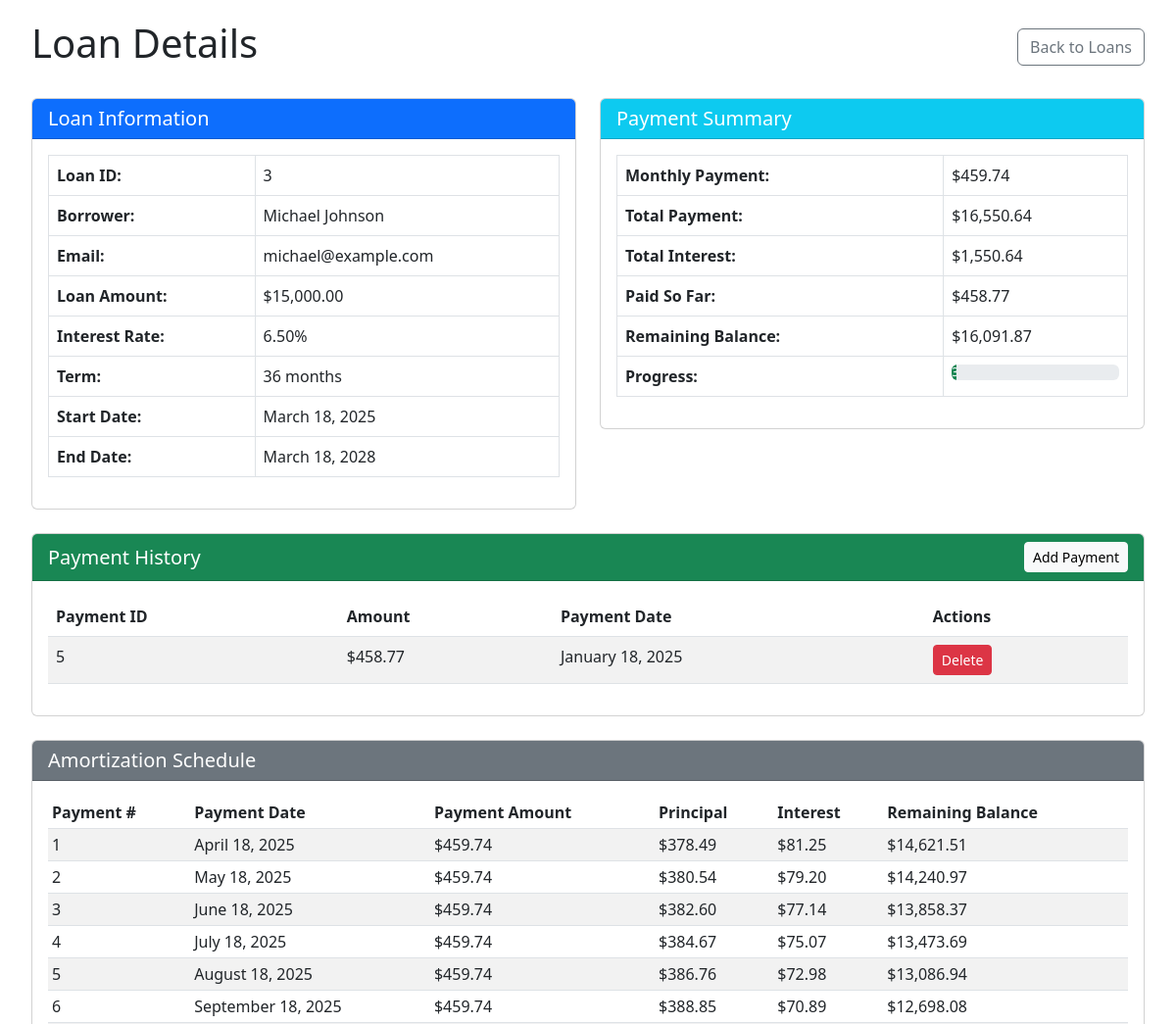
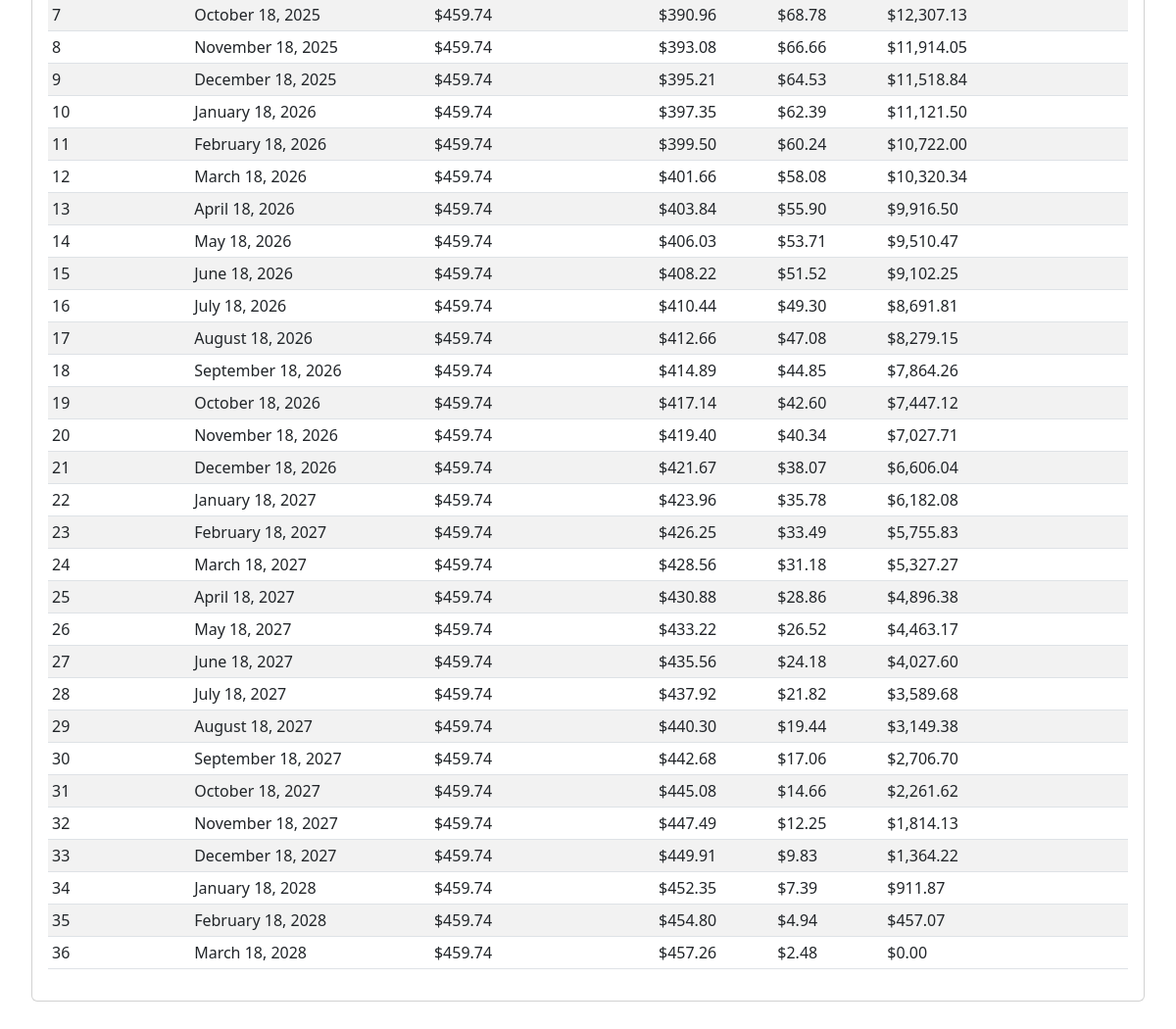
Screenshot of /view_loan.php?id=3 with the database file from the repository (2 pictures, top to bottom).
### tables this page shows
CREATE TABLE IF NOT EXISTS loans (
    id INT AUTO_INCREMENT PRIMARY KEY,
    user_id INT NOT NULL,
    amount DECIMAL(10, 2) NOT NULL,
    interest_rate DECIMAL(5, 2) NOT NULL,
    term_months INT NOT NULL,
    created_at DATETIME NOT NULL,
    updated_at DATETIME NOT NULL,
    FOREIGN KEY (user_id) REFERENCES users(id)
);

CREATE TABLE IF NOT EXISTS users (
    id INT AUTO_INCREMENT PRIMARY KEY,
    name VARCHAR(100) NOT NULL,
    email VARCHAR(100) NOT NULL UNIQUE,
    phone VARCHAR(20),
    address TEXT,
    created_at DATETIME NOT NULL,
    updated_at DATETIME NOT NULL
);

CREATE TABLE IF NOT EXISTS payments (
    id INT AUTO_INCREMENT PRIMARY KEY,
    loan_id INT NOT NULL,
    amount DECIMAL(10, 2) NOT NULL,
    payment_date DATE NOT NULL,
    created_at DATETIME NOT NULL,
    FOREIGN KEY (loan_id) REFERENCES loans(id) ON DELETE CASCADE
);

### Service/LoanService.php (called while the page is built, shortened)
<?php
class LoanService {
    private $loanRepository;
    public function __construct(LoanRepository $loanRepository) {
        $this->loanRepository = $loanRepository;
    }
    public function getLoanById(int $loanId) {
        $loanData = $this->loanRepository->getLoanById($loanId);
        return Loan::fromArray($loanData);
    }
    public function calculateMonthlyPayment(float $amount, float $interestRate, int $termMonths) {
        $monthlyInterestRate = $interestRate / 12 / 100;
        $monthlyPayment = ($monthlyInterestRate * $amount) /
                          (1 - pow(1 + $monthlyInterestRate, -$termMonths));
        return round($monthlyPayment, 2);
    }
    public function calculateTotalRepayment(float $amount, float $interestRate, int $termMonths) {
        $monthlyPayment = $this->calculateMonthlyPayment($amount, $interestRate, $termMonths);
        $totalRepayment = $monthlyPayment * $termMonths;
        return round($totalRepayment, 2);
    }
    public function calculateTotalInterest(float $amount, float $interestRate, int $termMonths) {
        $totalRepayment = $this->calculateTotalRepayment($amount, $interestRate, $termMonths);
        $totalInterest = $totalRepayment - $amount;
        return round($totalInterest, 2);
    }
}

### Repository/LoanRepository.php (called while the page is built, shortened)
<?php
class LoanRepository {
    private $db;
    public function __construct(PDO $db) {
        $this->db = $db;
    }
    public function getLoanById(int $loanId) {
        $stmt = $this->db->prepare("SELECT * FROM loans WHERE id = ?");
        $stmt->execute([$loanId]);
        $loan = $stmt->fetch(PDO::FETCH_ASSOC);
        return $loan ?: null;
    }
}

### Model/Loan.php (called while the page is built, shortened)
<?php
class Loan {
    private $id;
    private $amount;
    private $interestRate;
    private $termMonths;
    private $createdAt;
    public static function fromArray(array $data): Loan {
        $loan = new self();
        $loan->id = $data['id'] ?? null;
        $loan->userId = $data['user_id'] ?? null;
        $loan->amount = $data['amount'] ?? null;
        $loan->interestRate = $data['interest_rate'] ?? null;
        $loan->termMonths = $data['term_months'] ?? null;
        $loan->createdAt = $data['created_at'] ?? null;
        $loan->updatedAt = $data['updated_at'] ?? null;
        return $loan;
    }
    public function getId() {
        return $this->id;
    }
    public function getAmount() {
        return $this->amount;
    }
    public function getInterestRate() {
        return $this->interestRate;
    }
    public function getTermMonths() {
        return $this->termMonths;
    }
    public function getCreatedAt() {
        return $this->createdAt;
    }
}

### view_loan.php (the view, shortened to what this page needs)
<?php
spl_autoload_register(function ($class) {
    $prefix = 'Loan\\';
    $base_dir = __DIR__ . '/';
    $len = strlen($prefix);
    $relative_class = substr($class, $len);
    $file = $base_dir . str_replace('\\', '/', $relative_class) . '.php';
});
$loanId = (int)$_GET['id'];
try {
    $db = Database::getConnection();
    $loanRepository = new LoanRepository($db);
    $loanService = new LoanService($loanRepository);
    $loan = $loanService->getLoanById($loanId);
    $stmt = $db->prepare("SELECT * FROM users WHERE id = ?");
    $stmt->execute([$loan->getUserId()]);
    $user = $stmt->fetch(PDO::FETCH_ASSOC);
    $monthlyPayment = $loanService->calculateMonthlyPayment(
        $loan->getAmount(),
        $loan->getInterestRate(),
        $loan->getTermMonths()
    );
    $totalPayment = $loanService->calculateTotalRepayment(
        $loan->getAmount(),
        $loan->getInterestRate(),
        $loan->getTermMonths()
    );
    $totalInterest = $loanService->calculateTotalInterest(
        $loan->getAmount(),
        $loan->getInterestRate(),
        $loan->getTermMonths()
    );
    $stmt = $db->prepare("SELECT * FROM payments WHERE loan_id = ? ORDER BY payment_date DESC");
    $stmt->execute([$loanId]);
    $payments = $stmt->fetchAll(PDO::FETCH_ASSOC);
    $totalPaid = 0;
    foreach ($payments as $payment) {
        $totalPaid += $payment['amount'];
    }
    $remainingBalance = $totalPayment - $totalPaid;
} catch (PDOException $e) {
    $error = "Database error: " . $e->getMessage();
}
?>
<!DOCTYPE html>
<html lang="en">
<head>
    <link href="https://cdn.jsdelivr.net/npm/bootstrap@5.3.0-alpha1/dist/css/bootstrap.min.css" rel="stylesheet">
</head>
<body>
    <div class="container">
        <div class="d-flex justify-content-between align-items-center mb-4">
            <h1>Loan Details</h1>
            <a href="index.php" class="btn btn-outline-secondary">Back to Loans</a>
        </div>
        <?php if (isset($error)): ?>
            <div class="alert alert-danger">
                <?php echo $error; ?>
            </div>
        <?php else: ?>
            <div class="row">
                <div class="col-md-6">
                    <div class="card mb-4">
                        <div class="card-header bg-primary text-white">
                            <h5 class="mb-0">Loan Information</h5>
                        </div>
                        <div class="card-body">
                            <table class="table table-bordered">
                                <tr>
                                    <th>Loan ID:</th>
                                    <td><?php echo $loan->getId(); ?></td>
                                </tr>
                                <tr>
                                    <th>Borrower:</th>
                                    <td><?php echo htmlspecialchars($user['name']); ?></td>
                                </tr>
                                <tr>
                                    <th>Email:</th>
                                    <td><?php echo htmlspecialchars($user['email']); ?></td>
                                </tr>
                                <tr>
                                    <th>Loan Amount:</th>
                                    <td>$<?php echo number_format($loan->getAmount(), 2); ?></td>
                                </tr>
                                <tr>
                                    <th>Interest Rate:</th>
                                    <td><?php echo $loan->getInterestRate(); ?>%</td>
                                </tr>
                                <tr>
                                    <th>Term:</th>
                                    <td><?php echo $loan->getTermMonths(); ?> months</td>
                                </tr>
                                <tr>
                                    <th>Start Date:</th>
                                    <td><?php echo date('F j, Y', strtotime($loan->getCreatedAt())); ?></td>
                                </tr>
                                <tr>
                                    <th>End Date:</th>
                                    <td><?php echo date('F j, Y', strtotime($loan->getCreatedAt() . " + " . $loan->getTermMonths() . " months")); ?></td>
                                </tr>
                            </table>
                        </div>
                    </div>
                </div>
                <div class="col-md-6">
                    <div class="card mb-4">
                        <div class="card-header bg-info text-white">
                            <h5 class="mb-0">Payment Summary</h5>
                        </div>
                        <div class="card-body">
                            <table class="table table-bordered">
                                <tr>
                                    <th>Monthly Payment:</th>
                                    <td>$<?php echo number_format($monthlyPayment, 2); ?></td>
                                </tr>
                                <tr>
                                    <th>Total Payment:</th>
                                    <td>$<?php echo number_format($totalPayment, 2); ?></td>
                                </tr>
                                <tr>
                                    <th>Total Interest:</th>
                                    <td>$<?php echo number_format($totalInterest, 2); ?></td>
                                </tr>
                                <tr>
                                    <th>Paid So Far:</th>
                                    <td>$<?php echo number_format($totalPaid, 2); ?></td>
                                </tr>
                                <tr>
                                    <th>Remaining Balance:</th>
                                    <td>$<?php echo number_format($remainingBalance, 2); ?></td>
                                </tr>
                                <tr>
                                    <th>Progress:</th>
                                    <td>
                                        <div class="progress">
                                            <div class="progress-bar bg-success" role="progressbar"
                                                 style="width: <?php echo ($totalPaid / $totalPayment) * 100; ?>%"
                                                 aria-valuenow="<?php echo ($totalPaid / $totalPayment) * 100; ?>"
                                                 aria-valuemin="0" aria-valuemax="100">
                                            </div>
                                        </div>
                                    </td>
                                </tr>
                            </table>
                        </div>
                    </div>
                </div>
            </div>
            <div class="card mb-4">
                <div class="card-header bg-success text-white d-flex justify-content-between align-items-center">
                    <h5 class="mb-0">Payment History</h5>
                    <button type="button" class="btn btn-light btn-sm" data-bs-toggle="modal" data-bs-target="#addPaymentModal">
                        Add Payment
                    </button>
                </div>
                <div class="card-body">
                    <?php if (count($payments) > 0): ?>
                        <table class="table table-striped table-hover">
                            <thead>
                                <tr>
                                    <th>Payment ID</th>
                                    <th>Amount</th>
                                    <th>Payment Date</th>
                                    <th>Actions</th>
                                </tr>
                            </thead>
                            <tbody>
                                <?php foreach ($payments as $payment): ?>
                                    <tr>
                                        <td><?php echo $payment['id']; ?></td>
                                        <td>$<?php echo number_format($payment['amount'], 2); ?></td>
                                        <td><?php echo date('F j, Y', strtotime($payment['payment_date'])); ?></td>
                                        <td>
                                            <form method="post" style="display: inline;">
                                                <button type="submit" class="btn btn-sm btn-danger" onclick="return confirm('Are you sure you want to delete this payment?')">Delete</button>
                                            </form>
                                        </td>
                                    </tr>
                                <?php endforeach; ?>
                            </tbody>
                        </table>
                    <?php else: ?>
                        <p class="text-center">No payment history available.</p>
                    <?php endif; ?>
                </div>
            </div>
            <div class="card mb-4">
                <div class="card-header bg-secondary text-white">
                    <h5 class="mb-0">Amortization Schedule</h5>
                </div>
                <div class="card-body">
                    <table class="table table-striped table-hover table-sm">
                        <thead>
                            <tr>
                                <th>Payment #</th>
                                <th>Payment Date</th>
                                <th>Payment Amount</th>
                                <th>Principal</th>
                                <th>Interest</th>
                                <th>Remaining Balance</th>
                            </tr>
                        </thead>
                        <tbody>
                            <?php
                            $balance = $loan->getAmount();
                            $monthlyInterestRate = $loan->getInterestRate() / 12 / 100;
                            $startDate = new DateTime($loan->getCreatedAt());
                            for ($i = 1; $i <= $loan->getTermMonths(); $i++) {
                                $interest = $balance * $monthlyInterestRate;
                                $principal = $monthlyPayment - $interest;
                                $balance -= $principal;
                                if ($balance < 0) {
                                    $balance = 0;
                                }
                                $paymentDate = clone $startDate;
                                $paymentDate->modify("+$i months");
                                $isPaid = false;
                                $rowClass = $isPaid ? 'table-success' : '';
                            ?>
                                <tr class="<?php echo $rowClass; ?>">
                                    <td><?php echo $i; ?></td>
                                    <td><?php echo $paymentDate->format('F j, Y'); ?></td>
                                    <td>$<?php echo number_format($monthlyPayment, 2); ?></td>
                                    <td>$<?php echo number_format($principal, 2); ?></td>
                                    <td>$<?php echo number_format($interest, 2); ?></td>
                                    <td>$<?php echo number_format($balance, 2); ?></td>
                                </tr>
                            <?php } ?>
                        </tbody>
                    </table>
                </div>
            </div>
        <?php endif; ?>
    </div>
</body>
</html>

### view_loan.php (style rules this page uses)
body { padding: 20px; }
.container { max-width: 1200px; }

### rows the page displays
loans: id "3", amount "15,000.00", interest_rate "6.50", term_months "36", created_at "March 18, 2025", created_at+term_months "March 18, 2028", term_months "459.74", totalPayment "16,550.64", totalInterest "1,550.64", remainingBalance "16,091.87", created_at "April 18, 2025", principal "378.49", interest "81.25", created_at "May 18, 2025", principal "380.54", interest_rate "79.20", created_at "June 18, 2025", principal "382.60", interest_rate "77.14", created_at "July 18, 2025", principal "384.67", interest_rate "75.07", created_at "August 18, 2025", principal "386.76", interest_rate "72.98", created_at "September 18, 2025", principal "388.85", interest_rate "70.89", created_at "October 18, 2025", principal "390.96", interest_rate "68.78", created_at "November 18, 2025", principal "393.08", interest_rate "66.66", created_at "December 18, 2025", principal "395.21", interest_rate "64.53", created_at "January 18, 2026", principal "397.35", interest_rate "62.39", created_at "February 18, 2026", principal "399.50", interest_rate "60.24", created_at "March 18, 2026", principal "401.66", interest_rate "58.08", created_at "April 18, 2026", principal "403.84", interest_rate "55.90", created_at "May 18, 2026", principal "406.03", interest_rate "53.71", created_at "June 18, 2026", principal "408.22", interest_rate "51.52", created_at "July 18, 2026", principal "410.44", interest_rate "49.30", created_at "August 18, 2026", principal "412.66", interest_rate "47.08", created_at "September 18, 2026", principal "414.89", interest_rate "44.85", created_at "October 18, 2026", principal "417.14", interest_rate "42.60", created_at "November 18, 2026", principal "419.40", interest_rate "40.34", created_at "December 18, 2026", principal "421.67", interest_rate "38.07", created_at "January 18, 2027", principal "423.96", interest_rate "35.78", created_at "February 18, 2027", principal "426.25", interest_rate "33.49", created_at "March 18, 2027", principal "428.56", interest_rate "31.18", created_at "April 18, 2027", principal "430.88", interest_rate "28.86", created_at "May 18, 2027", principal "433.22", interest_rate "26.52", created_at "June 18, 2027", principal "435.56", interest_rate "24.18", created_at "July 18, 2027", principal "437.92", interest_rate "21.82", created_at "August 18, 2027", principal "440.30", interest_rate "19.44", created_at "September 18, 2027", principal "442.68", interest_rate "17.06", created_at "October 18, 2027", principal "445.08", interest_rate "14.66", created_at "November 18, 2027", principal "447.49", interest_rate "12.25", created_at "December 18, 2027", principal "449.91", interest_rate "9.83", created_at "January 18, 2028", principal "452.35", interest_rate "7.39", created_at "February 18, 2028", principal "454.80", interest_rate "4.94", created_at "March 18, 2028", principal "457.26", interest_rate "2.48"
users: name "Michael Johnson", email "michael@example.com"
payments: id "5", amount "458.77", payment_date "January 18, 2025"

### other values shown
$totalPaid "458.77"
$balance "14,621.51"
$balance "14,240.97"
$balance "13,858.37"
$balance "13,473.69"
$balance "13,086.94"
$balance "12,698.08"
$balance "12,307.13"
$balance "11,914.05"
$balance "11,518.84"
$balance "11,121.50"
$balance "10,722.00"
$balance "10,320.34"
$balance "9,916.50"
$balance "9,510.47"
